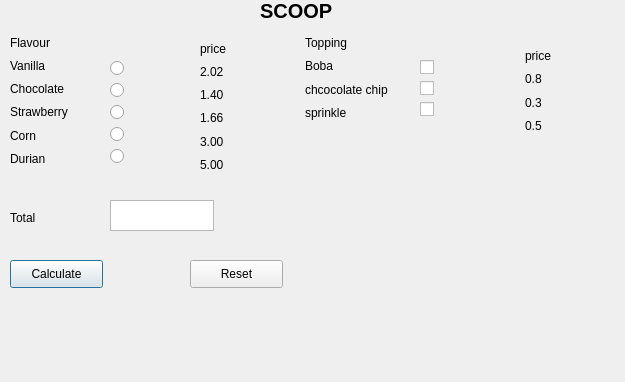
<?xml version="1.0" encoding="UTF-8"?>
<ui version="4.0">
 <class>Dialog</class>
 <widget class="QDialog" name="Dialog">
  <property name="geometry">
   <rect>
    <x>0</x>
    <y>0</y>
    <width>625</width>
    <height>382</height>
   </rect>
  </property>
  <property name="windowTitle">
   <string>Dialog</string>
  </property>
  <widget class="QLabel" name="label">
   <property name="geometry">
    <rect>
     <x>260</x>
     <y>0</y>
     <width>91</width>
     <height>21</height>
    </rect>
   </property>
   <property name="font">
    <font>
     <pointsize>15</pointsize>
     <weight>75</weight>
     <bold>true</bold>
    </font>
   </property>
   <property name="text">
    <string>SCOOP</string>
   </property>
  </widget>
  <widget class="QLabel" name="label_10">
   <property name="geometry">
    <rect>
     <x>10</x>
     <y>210</y>
     <width>61</width>
     <height>16</height>
    </rect>
   </property>
   <property name="text">
    <string>Total</string>
   </property>
  </widget>
  <widget class="QPushButton" name="calculateButton">
   <property name="geometry">
    <rect>
     <x>10</x>
     <y>260</y>
     <width>93</width>
     <height>28</height>
    </rect>
   </property>
   <property name="text">
    <string>Calculate</string>
   </property>
  </widget>
  <widget class="QPushButton" name="pushButton_2">
   <property name="geometry">
    <rect>
     <x>190</x>
     <y>260</y>
     <width>93</width>
     <height>28</height>
    </rect>
   </property>
   <property name="text">
    <string>Reset</string>
   </property>
  </widget>
  <widget class="QTextEdit" name="total_textBox">
   <property name="geometry">
    <rect>
     <x>110</x>
     <y>200</y>
     <width>104</width>
     <height>31</height>
    </rect>
   </property>
  </widget>
  <widget class="QWidget" name="">
   <property name="geometry">
    <rect>
     <x>420</x>
     <y>60</y>
     <width>25</width>
     <height>64</height>
    </rect>
   </property>
   <layout class="QFormLayout" name="formLayout">
    <item row="0" column="0">
     <widget class="QCheckBox" name="boba">
      <property name="text">
       <string/>
      </property>
     </widget>
    </item>
    <item row="1" column="0">
     <widget class="QCheckBox" name="cchip">
      <property name="text">
       <string/>
      </property>
     </widget>
    </item>
    <item row="2" column="0">
     <widget class="QCheckBox" name="sprink">
      <property name="text">
       <string/>
      </property>
     </widget>
    </item>
   </layout>
  </widget>
  <widget class="QWidget" name="">
   <property name="geometry">
    <rect>
     <x>110</x>
     <y>60</y>
     <width>18</width>
     <height>110</height>
    </rect>
   </property>
   <layout class="QVBoxLayout" name="verticalLayout">
    <item>
     <widget class="QRadioButton" name="vanila">
      <property name="text">
       <string/>
      </property>
     </widget>
    </item>
    <item>
     <widget class="QRadioButton" name="choc">
      <property name="text">
       <string/>
      </property>
     </widget>
    </item>
    <item>
     <widget class="QRadioButton" name="Straw">
      <property name="text">
       <string/>
      </property>
     </widget>
    </item>
    <item>
     <widget class="QRadioButton" name="corn">
      <property name="text">
       <string/>
      </property>
     </widget>
    </item>
    <item>
     <widget class="QRadioButton" name="durian">
      <property name="text">
       <string/>
      </property>
     </widget>
    </item>
   </layout>
  </widget>
  <widget class="QWidget" name="">
   <property name="geometry">
    <rect>
     <x>10</x>
     <y>34</y>
     <width>66</width>
     <height>133</height>
    </rect>
   </property>
   <layout class="QVBoxLayout" name="verticalLayout_2">
    <item>
     <widget class="QLabel" name="label_5">
      <property name="text">
       <string>Flavour</string>
      </property>
     </widget>
    </item>
    <item>
     <widget class="QLabel" name="label_2">
      <property name="text">
       <string>Vanilla</string>
      </property>
     </widget>
    </item>
    <item>
     <widget class="QLabel" name="label_3">
      <property name="text">
       <string>Chocolate</string>
      </property>
     </widget>
    </item>
    <item>
     <widget class="QLabel" name="label_4">
      <property name="text">
       <string>Strawberry</string>
      </property>
     </widget>
    </item>
    <item>
     <widget class="QLabel" name="label_20">
      <property name="text">
       <string>Corn</string>
      </property>
     </widget>
    </item>
    <item>
     <widget class="QLabel" name="label_19">
      <property name="text">
       <string>Durian</string>
      </property>
     </widget>
    </item>
   </layout>
  </widget>
  <widget class="QWidget" name="">
   <property name="geometry">
    <rect>
     <x>305</x>
     <y>34</y>
     <width>89</width>
     <height>87</height>
    </rect>
   </property>
   <layout class="QVBoxLayout" name="verticalLayout_3">
    <item>
     <widget class="QLabel" name="label_9">
      <property name="text">
       <string>Topping</string>
      </property>
     </widget>
    </item>
    <item>
     <widget class="QLabel" name="label_8">
      <property name="text">
       <string>Boba</string>
      </property>
     </widget>
    </item>
    <item>
     <widget class="QLabel" name="label_7">
      <property name="text">
       <string>chcocolate chip</string>
      </property>
     </widget>
    </item>
    <item>
     <widget class="QLabel" name="label_6">
      <property name="text">
       <string>sprinkle</string>
      </property>
     </widget>
    </item>
   </layout>
  </widget>
  <widget class="QWidget" name="">
   <property name="geometry">
    <rect>
     <x>525</x>
     <y>47</y>
     <width>30</width>
     <height>87</height>
    </rect>
   </property>
   <layout class="QVBoxLayout" name="verticalLayout_4">
    <item>
     <widget class="QLabel" name="label_12">
      <property name="text">
       <string>price</string>
      </property>
     </widget>
    </item>
    <item>
     <widget class="QLabel" name="label_17">
      <property name="text">
       <string>0.8</string>
      </property>
     </widget>
    </item>
    <item>
     <widget class="QLabel" name="label_18">
      <property name="text">
       <string>0.3</string>
      </property>
     </widget>
    </item>
    <item>
     <widget class="QLabel" name="label_16">
      <property name="text">
       <string>0.5</string>
      </property>
     </widget>
    </item>
   </layout>
  </widget>
  <widget class="QWidget" name="">
   <property name="geometry">
    <rect>
     <x>200</x>
     <y>40</y>
     <width>30</width>
     <height>133</height>
    </rect>
   </property>
   <layout class="QVBoxLayout" name="verticalLayout_5">
    <item>
     <widget class="QLabel" name="label_11">
      <property name="text">
       <string>price</string>
      </property>
     </widget>
    </item>
    <item>
     <widget class="QLabel" name="label_13">
      <property name="text">
       <string>2.02</string>
      </property>
     </widget>
    </item>
    <item>
     <widget class="QLabel" name="label_15">
      <property name="text">
       <string>1.40</string>
      </property>
     </widget>
    </item>
    <item>
     <widget class="QLabel" name="label_14">
      <property name="text">
       <string>1.66</string>
      </property>
     </widget>
    </item>
    <item>
     <widget class="QLabel" name="label_22">
      <property name="text">
       <string>3.00</string>
      </property>
     </widget>
    </item>
    <item>
     <widget class="QLabel" name="label_21">
      <property name="text">
       <string>5.00</string>
      </property>
     </widget>
    </item>
   </layout>
  </widget>
 </widget>
 <resources/>
 <connections/>
</ui>
